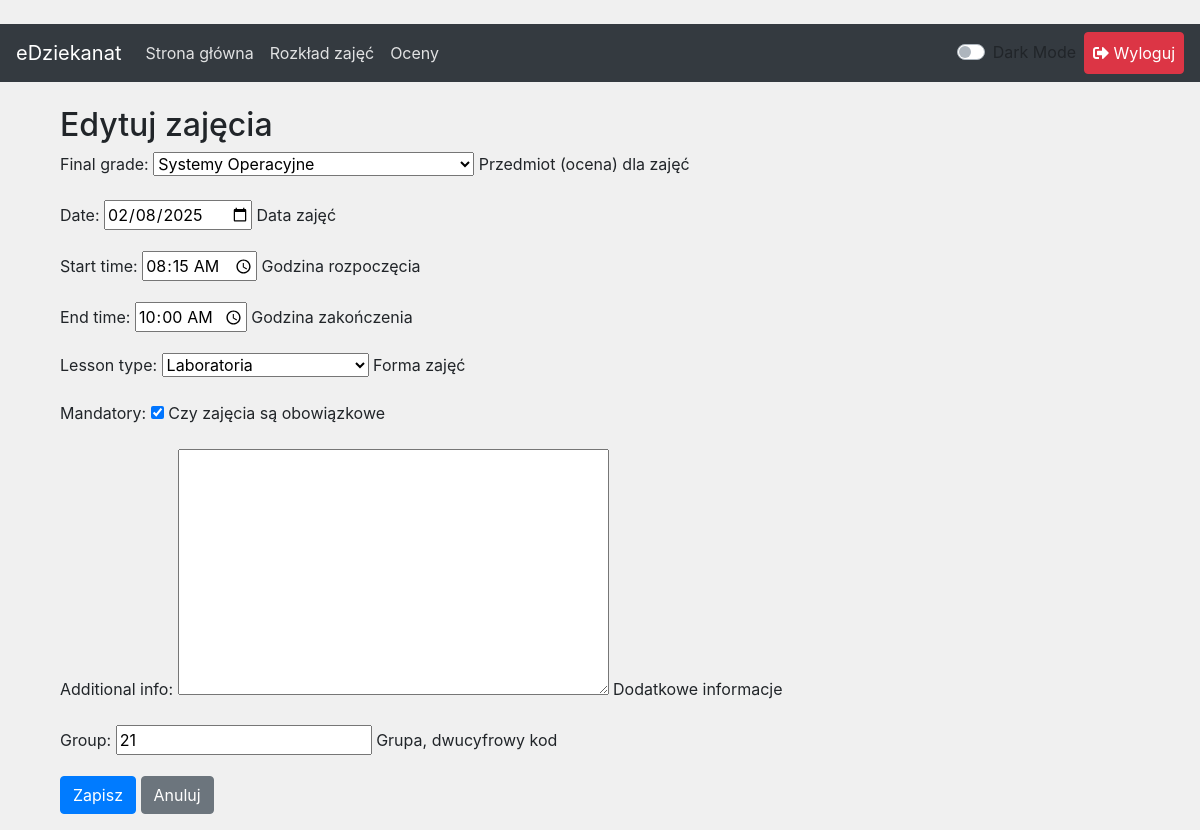
Page /schedule/lesson/1/edit/ (signed in) on the committed database.
### core/models.py (models this page shows, shortened)
class Lesson(models.Model):
    final_grade = models.ForeignKey(FinalGrade, on_delete=models.CASCADE, help_text="Przedmiot (ocena) dla zajęć")
    date = models.DateField(help_text="Data zajęć")
    start_time = models.TimeField(help_text="Godzina rozpoczęcia")
    end_time = models.TimeField(help_text="Godzina zakończenia")
    lesson_type = models.CharField(max_length=30, choices=LESSON_TYPE_CHOICES, help_text="Forma zajęć")
    mandatory = models.BooleanField(default=True, help_text="Czy zajęcia są obowiązkowe")
    additional_info = models.TextField(blank=True, help_text="Dodatkowe informacje")
    group = models.CharField(max_length=2, help_text="Grupa, dwucyfrowy kod")

### core/views.py (the view)
# urls.py: path('schedule/lesson/<int:pk>/edit/', LessonUpdateView.as_view(), name='lesson_edit'),
class LessonUpdateView(UpdateView):
    model = Lesson
    form_class = LessonForm
    template_name = 'schedule_form.html'
    success_url = reverse_lazy('schedule_week')
    def get_form_kwargs(self):
        kwargs = super().get_form_kwargs()
        kwargs['user'] = self.request.user
        return kwargs

### core/forms.py
class LessonForm(forms.ModelForm):
    class Meta:
        model = Lesson
        fields = ['final_grade', 'date', 'start_time', 'end_time', 'lesson_type', 'mandatory', 'additional_info', 'group']
        widgets = {
            'date': forms.DateInput(attrs={'type': 'date'}),
            'start_time': forms.TimeInput(attrs={'type': 'time'}),
            'end_time': forms.TimeInput(attrs={'type': 'time'}),
        }
    def __init__(self, *args, **kwargs):
        user = kwargs.pop('user', None)
        super().__init__(*args, **kwargs)
        if user:
            self.fields['final_grade'].queryset = user.finalgrade_set.all()

### core/models.py (called while the page is built)
    def __str__(self):
        return self.subject_name

### templates/schedule_form.html (shortened to what this page needs)
﻿{% extends "base.html" %}
{% block content %}
<div class="container">
  <h2>{% if form.instance.pk %}Edytuj zajęcia{% else %}Dodaj zajęcia{% endif %}</h2>
  <form method="post">
    {{ form.as_p }}
    <button type="submit" class="btn btn-primary">Zapisz</button>
    <a href="{% url 'schedule_week' %}" class="btn btn-secondary">Anuluj</a>
  </form>
</div>
{% endblock %}

### core/static/css/custom.css (style rules this page uses)
.container { margin-top: 20px; }

### rows in the picture
Lesson: final_grade "Systemy Operacyjne", date "02/08/2025", start_time "08:15:00", end_time "10:00:00", lesson_type "Laboratoria", mandatory "☑", group "21"
